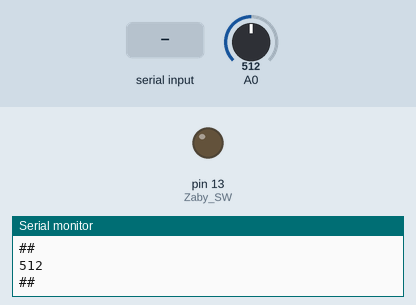
The sketch below on a simulated Arduino Uno, built with avr-gcc and run on an emulated ATmega328P. Parts: output pins drawn as LEDs (lit = HIGH), the last lines printed to the serial monitor. The inputs (shaded band) are chosen by the test bench; at power-on: A0 = 512.

Above: at 1.2 s.
1.3 s: A0 set to 184
2.8 s: A0 set to 158
At 3.3 s:
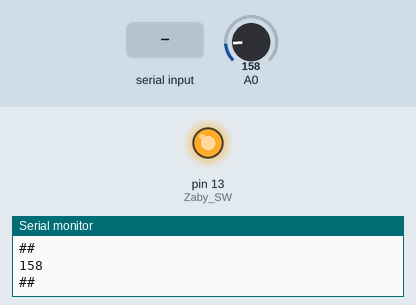
5.8 s: "b" received over the second serial link
At 6.3 s:
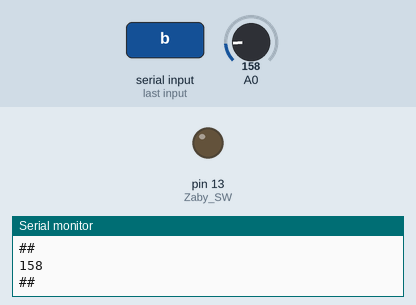
Timing chart, 0 to 8.3 s (numbered marks = the images above; inputs shaded):
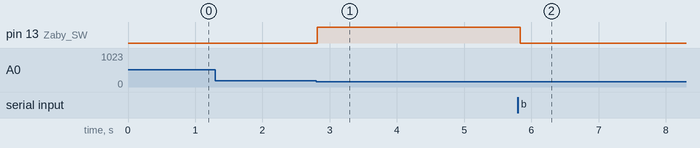

Measured:
- the behaviour switches between 176 and 175 on A0 (found by bisection; images 0 and 1)
- after the input at 2.8 s, pin 13 (Zaby_SW): LOW → HIGH at once
- after the input at 5.8 s, pin 13 (Zaby_SW): HIGH → LOW at once

The sketch:

Zaby.ino
```cpp
#include <SoftwareSerial.h>
SoftwareSerial BTSerial (2,3);

int Zaby_SW= 13;
boolean Z_state = true;
void setup () {
 // put your setup code here, to run once:
 Serial.begin (9600);
 pinMode(Zaby_SW,OUTPUT);
 Serial.println ("Enter AT Commands" );
 BTSerial.begin (9600);
}
String cmd= "";
void loop () {

  Serial.println(analogRead(A0));


   while (BTSerial.available()> 0){
      cmd+= (char)BTSerial.read();

    }
         Serial.print("#");
       Serial.print(cmd);
       Serial.println("#");

  if(analogRead(A0) <= 175){


       if(cmd.substring(0,1) == "a") Z_state = true;


       else if (cmd.substring(0,1) == "b") Z_state = false;


       digitalWrite(Zaby_SW,Z_state);


    }


    else{
       digitalWrite(Zaby_SW,LOW);
      }


 if (Serial.available ()){
 BTSerial.write(Serial.read ()) ;

 }


delay(100);
cmd = "";
}
```
